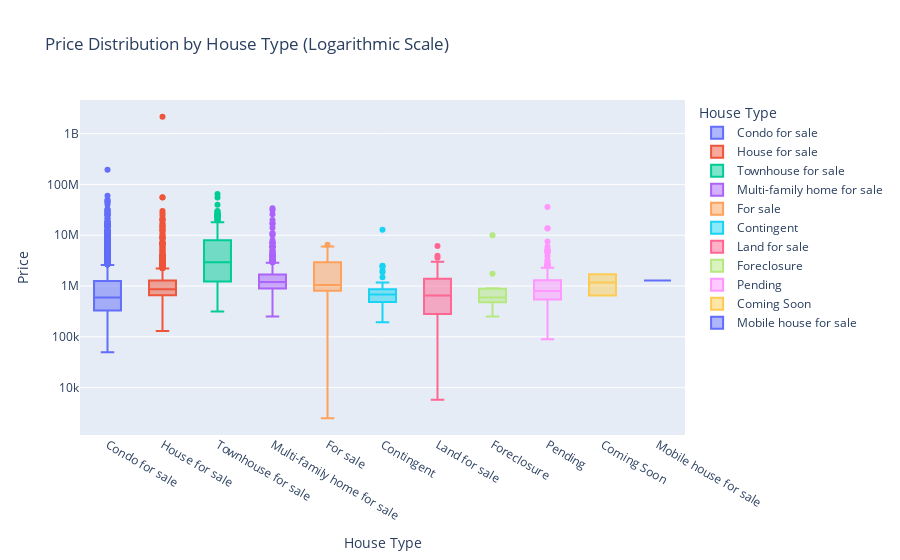

Notebook source saved alongside this figure:
### Code cell
box_plot_log = px.box(df, x='TYPE', y='PRICE', color='TYPE' ,title='Price Distribution by House Type (Logarithmic Scale)',
                      labels={'TYPE': 'House Type', 'PRICE': 'Price'},
                      log_y=True)  
box_plot_log.show()

### Figure 1 — Plotly figure (JSON) as saved in the notebook; plotly's stock layout.template omitted (floating-point values rounded to 4 significant figures; data arrays with more than 128 entries replaced by an {"elided": "..."} marker saying what was removed)
{"data": [{"alignmentgroup": "True", "hovertemplate": "House Type=%{x}<br>Price=%{y}<extra></extra>", "legendgroup": "Condo for sale", "marker": {"color": "#636efa"}, "name": "Condo for sale", "notched": false, "offsetgroup": "Condo for sale", "orientation": "v", "showlegend": true, "type": "box", "x": {"elided": "2346 str values"}, "x0": " ", "xaxis": "x", "y": {"elided": "2346 int values"}, "y0": " ", "yaxis": "y"}, {"alignmentgroup": "True", "hovertemplate": "House Type=%{x}<br>Price=%{y}<extra></extra>", "legendgroup": "House for sale", "marker": {"color": "#EF553B"}, "name": "House for sale", "notched": false, "offsetgroup": "House for sale", "orientation": "v", "showlegend": true, "type": "box", "x": {"elided": "1012 str values"}, "x0": " ", "xaxis": "x", "y": {"elided": "1012 int values"}, "y0": " ", "yaxis": "y"}, {"alignmentgroup": "True", "hovertemplate": "House Type=%{x}<br>Price=%{y}<extra></extra>", "legendgroup": "Townhouse for sale", "marker": {"color": "#00cc96"}, "name": "Townhouse for sale", "notched": false, "offsetgroup": "Townhouse for sale", "orientation": "v", "showlegend": true, "type": "box", "x": {"elided": "299 str values"}, "x0": " ", "xaxis": "x", "y": {"elided": "299 int values"}, "y0": " ", "yaxis": "y"}, {"alignmentgroup": "True", "hovertemplate": "House Type=%{x}<br>Price=%{y}<extra></extra>", "legendgroup": "Multi-family home for sale", "marker": {"color": "#ab63fa"}, "name": "Multi-family home for sale", "notched": false, "offsetgroup": "Multi-family home for sale", "orientation": "v", "showlegend": true, "type": "box", "x": {"elided": "727 str values"}, "x0": " ", "xaxis": "x", "y": {"elided": "727 int values"}, "y0": " ", "yaxis": "y"}, {"alignmentgroup": "True", "hovertemplate": "House Type=%{x}<br>Price=%{y}<extra></extra>", "legendgroup": "For sale", "marker": {"color": "#FFA15A"}, "name": "For sale", "notched": false, "offsetgroup": "For sale", "orientation": "v", "showlegend": true, "type": "box", "x": ["For sale", "For sale", "For sale", "For sale", "For sale", "For sale", "For sale", "For sale", "For sale", "For sale", "For sale", "For sale", "For sale", "For sale", "For sale", "For sale", "For sale", "For sale", "For sale", "For sale"], "x0": " ", "xaxis": "x", "y": [3150000, 950000, 2280000, 1740000, 65000, 2400000, 2700000, 6500000, 815000, 989000, 899000, 325000, 3225, 2494, 1100000, 4000000, 799000, 5999000, 975000, 3399000], "y0": " ", "yaxis": "y"}, {"alignmentgroup": "True", "hovertemplate": "House Type=%{x}<br>Price=%{y}<extra></extra>", "legendgroup": "Contingent", "marker": {"color": "#19d3f3"}, "name": "Contingent", "notched": false, "offsetgroup": "Contingent", "orientation": "v", "showlegend": true, "type": "box", "x": ["Contingent", "Contingent", "Contingent", "Contingent", "Contingent", "Contingent", "Contingent", "Contingent", "Contingent", "Contingent", "Contingent", "Contingent", "Contingent", "Contingent", "Contingent", "Contingent", "Contingent", "Contingent", "Contingent", "Contingent", "Contingent", "Contingent", "Contingent", "Contingent", "Contingent", "Contingent", "Contingent", "Contingent", "Contingent", "Contingent", "Contingent", "Contingent", "Contingent", "Contingent", "Contingent", "Contingent", "Contingent", "Contingent", "Contingent", "Contingent", "Contingent", "Contingent", "Contingent", "Contingent", "Contingent", "Contingent", "Contingent", "Contingent", "Contingent", "Contingent", "Contingent", "Contingent", "Contingent", "Contingent", "Contingent", "Contingent", "Contingent", "Contingent", "Contingent", "Contingent", "Contingent", "Contingent", "Contingent", "Contingent", "Contingent", "Contingent", "Contingent", "Contingent", "Contingent", "Contingent", "Contingent", "Contingent", "Contingent", "Contingent", "Contingent", "Contingent", "Contingent", "Contingent", "Contingent", "Contingent", "Contingent", "Contingent", "Contingent", "Contingent", "Contingent", "Contingent", "Contingent", "Contingent"], "x0": " ", "xaxis": "x", "y": [619888, 899999, 599000, 499000, 720000, 489000, 589000, 614900, 275000, 575000, 1999999, 479888, 795000, 249999, 869900, 619000, 599000, 689900, 999000, 999999, 2473888, 785000, 675000, 789000, 748000, 750000, 999999, 835000, 759000, 459000, 379000, 1175000, 639000, 550000, 1099000, 349000, 725000, 299998, 699000, 339000, 193999, 350000, 350000, 898000, 799900, 799900, 695000, 740000, 789888, 895000, 960000, 375000, 499000, 595000, 950000, 275000, 2499000, 1495000, 840000, 748800, 479999, 990000, 12850000, 335900, 750000, 1150000, 898888, 984900, 225000, 1875000, 495000, 2400000, 850000, 468000, 436000, 389000, 699888, 235000, 595000, 725000, 368888, 625000, 649999, 499000, 469000, 669000, 495000, 599000], "y0": " ", "yaxis": "y"}, {"alignmentgroup": "True", "hovertemplate": "House Type=%{x}<br>Price=%{y}<extra></extra>", "legendgroup": "Land for sale", "marker": {"color": "#FF6692"}, "name": "Land for sale", "notched": false, "offsetgroup": "Land for sale", "orientation": "v", "showlegend": true, "type": "box", "x": ["Land for sale", "Land for sale", "Land for sale", "Land for sale", "Land for sale", "Land for sale", "Land for sale", "Land for sale", "Land for sale", "Land for sale", "Land for sale", "Land for sale", "Land for sale", "Land for sale", "Land for sale", "Land for sale", "Land for sale", "Land for sale", "Land for sale", "Land for sale", "Land for sale", "Land for sale", "Land for sale", "Land for sale", "Land for sale", "Land for sale", "Land for sale", "Land for sale", "Land for sale", "Land for sale", "Land for sale", "Land for sale", "Land for sale", "Land for sale", "Land for sale", "Land for sale", "Land for sale", "Land for sale", "Land for sale", "Land for sale", "Land for sale", "Land for sale", "Land for sale", "Land for sale", "Land for sale", "Land for sale", "Land for sale", "Land for sale", "Land for sale"], "x0": " ", "xaxis": "x", "y": [1685000, 2550000, 119000, 5800, 650000, 3950000, 2999950, 999000, 289000, 790000, 6100000, 350000, 450000, 2999999, 2500000, 350000, 150000, 3600000, 150000, 199000, 2000000, 2200000, 650000, 149000, 799999, 265000, 795000, 1245000, 549000, 299000, 348000, 1395000, 285000, 1200000, 160000, 250000, 250000, 399900, 399900, 1400000, 750000, 650000, 1100000, 75000, 1002500, 675000, 675000, 1499000, 225000], "y0": " ", "yaxis": "y"}, {"alignmentgroup": "True", "hovertemplate": "House Type=%{x}<br>Price=%{y}<extra></extra>", "legendgroup": "Foreclosure", "marker": {"color": "#B6E880"}, "name": "Foreclosure", "notched": false, "offsetgroup": "Foreclosure", "orientation": "v", "showlegend": true, "type": "box", "x": ["Foreclosure", "Foreclosure", "Foreclosure", "Foreclosure", "Foreclosure", "Foreclosure", "Foreclosure", "Foreclosure", "Foreclosure", "Foreclosure", "Foreclosure", "Foreclosure", "Foreclosure", "Foreclosure"], "x0": " ", "xaxis": "x", "y": [269000, 1749900, 479000, 9999000, 579900, 560000, 249900, 899900, 750000, 499000, 605000, 886545, 800000, 475000], "y0": " ", "yaxis": "y"}, {"alignmentgroup": "True", "hovertemplate": "House Type=%{x}<br>Price=%{y}<extra></extra>", "legendgroup": "Pending", "marker": {"color": "#FF97FF"}, "name": "Pending", "notched": false, "offsetgroup": "Pending", "orientation": "v", "showlegend": true, "type": "box", "x": {"elided": "243 str values"}, "x0": " ", "xaxis": "x", "y": {"elided": "243 int values"}, "y0": " ", "yaxis": "y"}, {"alignmentgroup": "True", "hovertemplate": "House Type=%{x}<br>Price=%{y}<extra></extra>", "legendgroup": "Coming Soon", "marker": {"color": "#FECB52"}, "name": "Coming Soon", "notched": false, "offsetgroup": "Coming Soon", "orientation": "v", "showlegend": true, "type": "box", "x": ["Coming Soon", "Coming Soon"], "x0": " ", "xaxis": "x", "y": [649000, 1695000], "y0": " ", "yaxis": "y"}, {"alignmentgroup": "True", "hovertemplate": "House Type=%{x}<br>Price=%{y}<extra></extra>", "legendgroup": "Mobile house for sale", "marker": {"color": "#636efa"}, "name": "Mobile house for sale", "notched": false, "offsetgroup": "Mobile house for sale", "orientation": "v", "showlegend": true, "type": "box", "x": ["Mobile house for sale"], "x0": " ", "xaxis": "x", "y": [1288000], "y0": " ", "yaxis": "y"}], "layout": {"boxmode": "overlay", "legend": {"title": {"text": "House Type"}, "tracegroupgap": 0}, "title": {"text": "Price Distribution by House Type (Logarithmic Scale)"}, "xaxis": {"anchor": "y", "categoryarray": ["Condo for sale", "House for sale", "Townhouse for sale", "Multi-family home for sale", "For sale", "Contingent", "Land for sale", "Foreclosure", "Pending", "Coming Soon", "Mobile house for sale"], "categoryorder": "array", "domain": [0, 1], "title": {"text": "House Type"}}, "yaxis": {"anchor": "x", "domain": [0, 1], "title": {"text": "Price"}, "type": "log"}}}
